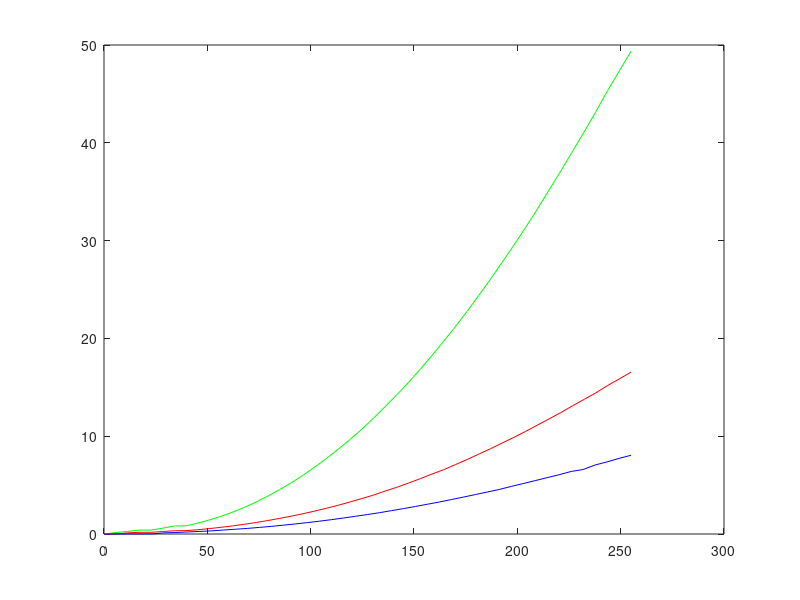
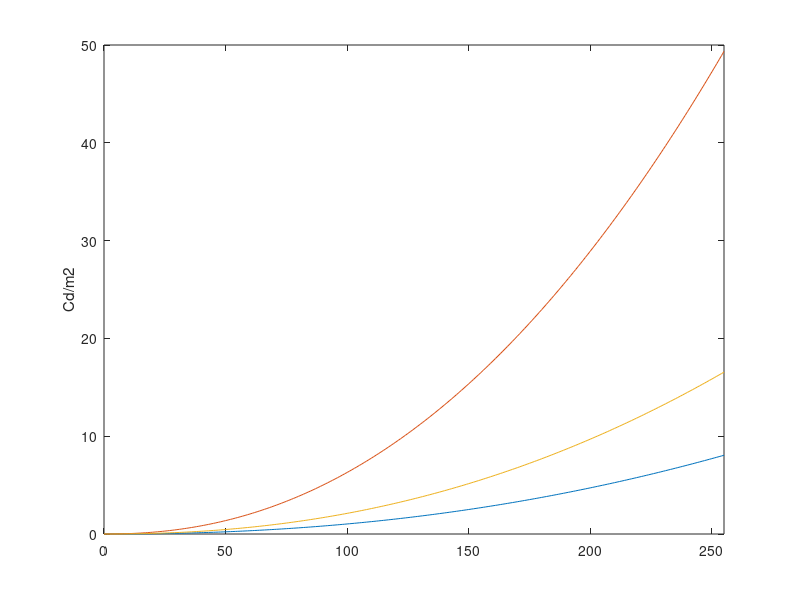

Write MATLAB code to recreate these figures, in order.
cd /fat2/Data/luminance
fid = fopen('Red255_06Oct2010.txt','r');
c = textscan(fid,'%s');
count = 0;
for i = 0:6:420
    count = count+1;
    R(count,1) = str2num(c{1}{41+i});
end
R = sort(R,'ascend');
R([70,67,63,60,57,53,50,47,43,40,37,33,30,27,23,20,1:9]) = [];
figure;plot(linspace(0,255,length(R)),R,'r');hold on

fid = fopen('Green255_06Oct2010.txt','r');
c = textscan(fid,'%s');
count = 0;
for i = 0:6:420
    count = count+1;
    G(count,1) = str2num(c{1}{41+i});
end
G = sort(G(7:end),'ascend');
G([64,61,57,54,51,47,44,41,37,34,31,27,24,21,17,14,1:3]) = [];
plot(linspace(0,255,length(G)),G,'g');

fid = fopen('Blue255_06Oct2010.txt','r');
c = textscan(fid,'%s');
count = 0;
for i = 0:6:420
    count = count+1;
    B(count,1) = str2num(c{1}{41+i});
end
B = sort(B(4:end),'ascend');
B([66,63,59,56,53,49,46,43,39,36,33,29,26,23,19,16,13,1:6]) = [];
plot(linspace(0,255,length(B)),B,'b');
%%

m(1) = max(B);m(2) = max(G);m(3) = max(R);
x = 0:1:255;
y_temp = power(x,2.2);
d(1) = max(y_temp)/m(1); d(2) = max(y_temp)/m(2); d(3) = max(y_temp)/m(3);
y(:,1) = y_temp/d(1);y(:,2) = y_temp/d(2); y(:,3) = y_temp/d(3);
% y_norm = y/max(y)*100;
figure; plot(x,y);ylabel('Cd/m2');ylim([0 50]);xlim([0 255]);

% to find the numbers in gray scal
% y = 50+50; %percent
% yFix = y*max(y1)/100;
% x = round(nthroot((yFix*a)/255,2.2));


